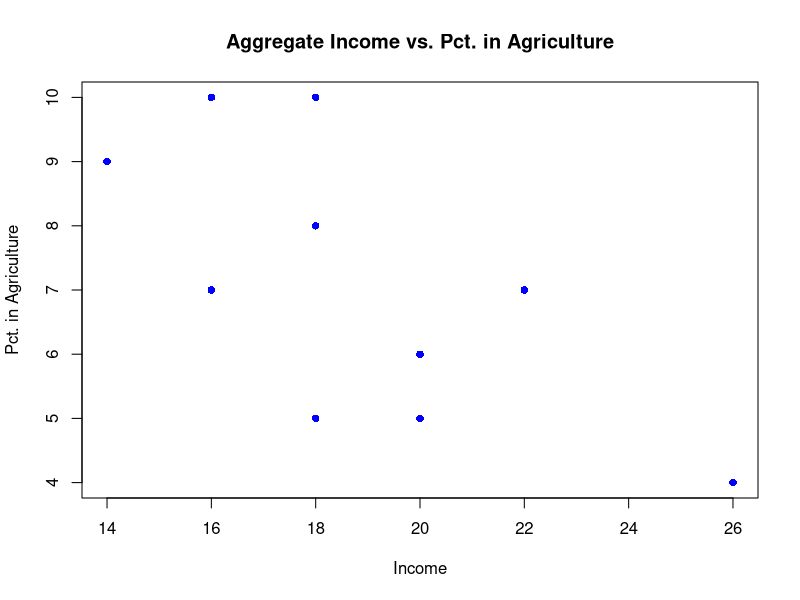

This figure's R source:
##################################################
#
# QMB 6358: Software Tools for Business Analytics
#
# OLS Regression Demo
# Regression with Data Entered Directly into the Script
#
# Lealand Morin, Ph.D.
# Assistant Professor
# Department of Economics
# College of Business Administration
# University of Central Florida
#
# October 31, 2020
#
##################################################
#
# regression_calculation gives an example of OLS regression
#   using data entered within this script.
#   It includes exercises to calculate the OLS
#   estimates from direct calculation and optimization.
#
# Dependencies:
#   None.
#
##################################################


##################################################
# Preparing the Workspace
##################################################

# Clear workspace.
rm(list=ls(all=TRUE))

# Set working directory.
# wd_path <- '/path/to/your/folder'
# Not required, since this program does not interact with other files.

# setwd(wd_path)

# No libraries required.
# Otherwise would have a command like the following.
# library(name_of_R_package)


##################################################
# Enter the dataset and run regression
##################################################

# Enter the numbers in the dataset.
income_data  <- c(14, 18, 18, 16, 16, 26, 20, 18, 20, 22)
agg_pct_data <- c(9, 10, 8, 7, 10, 4, 5, 5, 6, 7)
agg_data <- data.frame(income = income_data,
                       agg_pct = agg_pct_data)

# Inspect the data.
summary(agg_data)

# Plot a scattergraph of income and housing prices.
plot(agg_data[, 'income'],
     agg_data[, 'agg_pct'],
     main = 'Aggregate Income vs. Pct. in Agriculture',
     xlab = 'Income',
     ylab = 'Pct. in Agriculture',
     col = 'blue',
     pch = 16)



# Estimate a regression model.
lm_model <- lm(data = agg_data,
               formula = income ~ agg_pct)

# Output the results to screen.
summary(lm_model)

# My answers:
# lm(formula = income ~ agg_pct, data = agg_data)
#
# Residuals:
#   Min      1Q  Median      3Q     Max
# -3.1002 -2.3142  0.0905  1.8765  3.8044
#
# Coefficients:
#   Estimate Std. Error t value Pr(>|t|)
# (Intercept)  26.5770     3.0685   8.661 2.45e-05 ***
#   agg_pct      -1.0954     0.4156  -2.635   0.0299 *
#   ---
#   Signif. codes:  0 '***' 0.001 '**' 0.01 '*' 0.05 '.' 0.1 ' ' 1
#
# Residual standard error: 2.658 on 8 degrees of freedom
# Multiple R-squared:  0.4647,	Adjusted R-squared:  0.3978
# F-statistic: 6.945 on 1 and 8 DF,  p-value: 0.02993
#
# >
# beta_0 is 26.5770
# beta_1 is -1.0954

# Store the estimated coefficients.
# Available here:
beta_hat_lm <- summary(lm_model)$coefficients[, 'Estimate']
# Or here:
beta_hat_lm <- coef(lm_model)

print(beta_hat_lm)


##################################################
# Estimating beta from direct calculation
##################################################

# Calculate the estimate of the coefficients above.

# Define the variables y and x.
y <- agg_data[, 'income']
x <- agg_data[, 'agg_pct']


# Calculate the slope coefficient from the formula:
beta_1_hat_calc <- sum((y - mean(y)) * (x - mean(x)))/sum((x - mean(x))^2)

# From the relationship between covariance, variance and correlation:
beta_1_hat_calc <- cor(x, y) * (sd(y) / sd(x))


# Calculate the intercept from the formula:
beta_0_hat_calc <- mean(y) - mean(x)*beta_1_hat_calc





# Compare with the output above.
beta_hat_calc <- c(beta_0_hat_calc, beta_1_hat_calc)
print(beta_hat_calc)



##################################################
# Estimating beta from solving equations
##################################################

# Part i: Define matrices for normal equations.


#--------------------------------------------------
# Vector version (not required but very nice):
#--------------------------------------------------

ones <- rep(1, length(x))
z <- cbind(ones, x)
# The t() function calculates the transpose.
t(z)

X_T_X <- t(z)%*%z

X_T_y <- t(z)%*%y



#--------------------------------------------------
# Scalar version (direct from the formula given):
#--------------------------------------------------

X_T_X <- matrix(c(length(x), sum(x), sum(x), sum(x^2)),
                nrow = 2, ncol = 2)

X_T_y <- matrix(c(sum(y), sum(x*y)),
                nrow = 2, ncol = 1)

# Part ii: Solve the equations for beta.

beta_hat_norm <- solve(X_T_X, X_T_y)



# Compare with the output above.
print(beta_hat_norm)


##################################################
# Estimating beta from optimization
##################################################

# Part i: Sum of Squared residuals.

# Note that beta is a vector of two coefficients.

# Notation to match f(x, a, b) in demo.
# where f() -> ssr(), x -> beta, a -> y, b -> x


ssr <- function(beta, y, x) {

  beta_0 <- beta[1]
  beta_1 <- beta[2]


  ssr <- sum((y - beta_0 - beta_1*x)^2)

  return(ssr)
}


# Test the function to math the regression summary.
beta_test_ssr <- c(coef(lm_model)['(Intercept)'],
                   coef(lm_model)['agg_pct'])
sqrt(ssr(beta_test_ssr, y, x)/8)
# Should get:
# Residual standard error: 2.658





# Part ii: Optimize the SSR function w.r.t. beta.

beta_hat_opt <- optim(par = c(0, 0), fn = ssr, y = y, x = x)


# Extract the parameter estimates.
beta_hat_opt <- beta_hat_opt$par

# Compare with the output above.
print(beta_hat_opt)


##################################################
# End
##################################################
